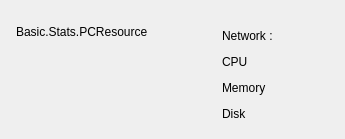
       <widget class="QWidget" name="widget_PCResource" native="true">
        <property name="sizePolicy">
         <sizepolicy hsizetype="Preferred" vsizetype="Preferred">
          <horstretch>0</horstretch>
          <verstretch>0</verstretch>
         </sizepolicy>
        </property>
        <property name="minimumSize">
         <size>
          <width>0</width>
          <height>0</height>
         </size>
        </property>
        <property name="maximumSize">
         <size>
          <width>16777215</width>
          <height>16777215</height>
         </size>
        </property>
        <layout class="QFormLayout" name="formLayout">
         <property name="fieldGrowthPolicy">
          <enum>QFormLayout::AllNonFixedFieldsGrow</enum>
         </property>
         <property name="horizontalSpacing">
          <number>0</number>
         </property>
         <property name="verticalSpacing">
          <number>0</number>
         </property>
         <property name="leftMargin">
          <number>16</number>
         </property>
         <property name="topMargin">
          <number>23</number>
         </property>
         <property name="rightMargin">
          <number>16</number>
         </property>
         <property name="bottomMargin">
          <number>12</number>
         </property>
         <item row="0" column="0">
          <widget class="QLabel" name="label_PCResource">
           <property name="sizePolicy">
            <sizepolicy hsizetype="Fixed" vsizetype="Fixed">
             <horstretch>0</horstretch>
             <verstretch>0</verstretch>
            </sizepolicy>
           </property>
           <property name="minimumSize">
            <size>
             <width>184</width>
             <height>18</height>
            </size>
           </property>
           <property name="maximumSize">
            <size>
             <width>184</width>
             <height>18</height>
            </size>
           </property>
           <property name="text">
            <string>Basic.Stats.PCResource</string>
           </property>
          </widget>
         </item>
         <item row="0" column="1">
          <layout class="QHBoxLayout" name="horizontalLayout_Network">
           <property name="spacing">
            <number>6</number>
           </property>
           <property name="topMargin">
            <number>4</number>
           </property>
           <property name="rightMargin">
            <number>0</number>
           </property>
           <property name="bottomMargin">
            <number>4</number>
           </property>
           <item alignment="Qt::AlignHCenter|Qt::AlignVCenter">
            <widget class="QWidget" name="widget_NetworkState" native="true">
             <property name="sizePolicy">
              <sizepolicy hsizetype="Fixed" vsizetype="Fixed">
               <horstretch>0</horstretch>
               <verstretch>0</verstretch>
              </sizepolicy>
             </property>
             <property name="minimumSize">
              <size>
               <width>16</width>
               <height>16</height>
              </size>
             </property>
             <property name="maximumSize">
              <size>
               <width>16</width>
               <height>16</height>
              </size>
             </property>
             <layout class="QHBoxLayout" name="horizontalLayout_2">
              <property name="spacing">
               <number>0</number>
              </property>
              <property name="leftMargin">
               <number>0</number>
              </property>
              <property name="topMargin">
               <number>0</number>
              </property>
              <property name="rightMargin">
               <number>0</number>
              </property>
              <property name="bottomMargin">
               <number>0</number>
              </property>
              <item alignment="Qt::AlignHCenter|Qt::AlignVCenter">
               <widget class="QLabel" name="label_NetworkState">
                <property name="sizePolicy">
                 <sizepolicy hsizetype="Fixed" vsizetype="Fixed">
                  <horstretch>0</horstretch>
                  <verstretch>0</verstretch>
                 </sizepolicy>
                </property>
                <property name="minimumSize">
                 <size>
                  <width>6</width>
                  <height>6</height>
                 </size>
                </property>
                <property name="maximumSize">
                 <size>
                  <width>6</width>
                  <height>6</height>
                 </size>
                </property>
                <property name="text">
                 <string/>
                </property>
               </widget>
              </item>
             </layout>
            </widget>
           </item>
           <item>
            <widget class="QLabel" name="label_Network">
             <property name="sizePolicy">
              <sizepolicy hsizetype="Preferred" vsizetype="Preferred">
               <horstretch>0</horstretch>
               <verstretch>0</verstretch>
              </sizepolicy>
             </property>
             <property name="minimumSize">
              <size>
               <width>0</width>
               <height>18</height>
              </size>
             </property>
             <property name="maximumSize">
              <size>
               <width>16777215</width>
               <height>16777215</height>
              </size>
             </property>
             <property name="text">
              <string>Network : </string>
             </property>
            </widget>
           </item>
           <item>
            <widget class="QLabel" name="label_NetworkValue">
             <property name="sizePolicy">
              <sizepolicy hsizetype="Preferred" vsizetype="Fixed">
               <horstretch>0</horstretch>
               <verstretch>0</verstretch>
              </sizepolicy>
             </property>
             <property name="minimumSize">
              <size>
               <width>0</width>
               <height>17</height>
              </size>
             </property>
             <property name="maximumSize">
              <size>
               <width>16777215</width>
               <height>17</height>
              </size>
             </property>
             <property name="text">
              <string/>
             </property>
            </widget>
           </item>
           <item>
            <spacer name="horizontalSpacer_2">
             <property name="orientation">
              <enum>Qt::Horizontal</enum>
             </property>
             <property name="sizeHint" stdset="0">
              <size>
               <width>40</width>
               <height>1</height>
              </size>
             </property>
            </spacer>
           </item>
          </layout>
         </item>
         <item row="1" column="1">
          <layout class="QHBoxLayout" name="horizontalLayout_CPU">
           <property name="spacing">
            <number>6</number>
           </property>
           <property name="topMargin">
            <number>4</number>
           </property>
           <property name="rightMargin">
            <number>0</number>
           </property>
           <property name="bottomMargin">
            <number>4</number>
           </property>
           <item alignment="Qt::AlignHCenter|Qt::AlignVCenter">
            <widget class="QWidget" name="widget_CPUState" native="true">
             <property name="sizePolicy">
              <sizepolicy hsizetype="Fixed" vsizetype="Fixed">
               <horstretch>0</horstretch>
               <verstretch>0</verstretch>
              </sizepolicy>
             </property>
             <property name="minimumSize">
              <size>
               <width>16</width>
               <height>16</height>
              </size>
             </property>
             <property name="maximumSize">
              <size>
               <width>16</width>
               <height>16</height>
              </size>
             </property>
             <layout class="QHBoxLayout" name="horizontalLayout_15">
              <property name="spacing">
               <number>0</number>
              </property>
              <property name="leftMargin">
               <number>0</number>
              </property>
              <property name="topMargin">
               <number>0</number>
              </property>
              <property name="rightMargin">
               <number>0</number>
              </property>
              <property name="bottomMargin">
               <number>0</number>
              </property>
              <item>
               <widget class="QLabel" name="label_CPUState">
                <property name="sizePolicy">
                 <sizepolicy hsizetype="Fixed" vsizetype="Fixed">
                  <horstretch>0</horstretch>
                  <verstretch>0</verstretch>
                 </sizepolicy>
                </property>
                <property name="minimumSize">
                 <size>
                  <width>6</width>
                  <height>6</height>
                 </size>
                </property>
                <property name="maximumSize">
                 <size>
                  <width>6</width>
                  <height>6</height>
                 </size>
                </property>
                <property name="text">
                 <string/>
                </property>
               </widget>
              </item>
             </layout>
            </widget>
           </item>
           <item>
            <widget class="QLabel" name="label_CPU">
             <property name="sizePolicy">
              <sizepolicy hsizetype="Preferred" vsizetype="Preferred">
               <horstretch>0</horstretch>
               <verstretch>0</verstretch>
              </sizepolicy>
             </property>
             <property name="minimumSize">
              <size>
               <width>0</width>
               <height>18</height>
              </size>
             </property>
             <property name="maximumSize">
              <size>
               <width>16777215</width>
               <height>16777215</height>
              </size>
             </property>
             <property name="text">
              <string>CPU</string>
             </property>
            </widget>
           </item>
           <item>
            <widget class="QLabel" name="label_CPUValue">
             <property name="sizePolicy">
              <sizepolicy hsizetype="Preferred" vsizetype="Fixed">
               <horstretch>0</horstretch>
               <verstretch>0</verstretch>
              </sizepolicy>
             </property>
             <property name="minimumSize">
              <size>
               <width>0</width>
               <height>17</height>
              </size>
             </property>
             <property name="maximumSize">
              <size>
               <width>16777215</width>
               <height>17</height>
              </size>
             </property>
             <property name="text">
              <string/>
             </property>
            </widget>
           </item>
           <item>
            <spacer name="horizontalSpacer_3">
             <property name="orientation">
              <enum>Qt::Horizontal</enum>
             </property>
             <property name="sizeHint" stdset="0">
              <size>
               <width>40</width>
               <height>1</height>
              </size>
             </property>
            </spacer>
           </item>
          </layout>
         </item>
         <item row="3" column="1">
          <layout class="QHBoxLayout" name="horizontalLayout_Disk">
           <property name="spacing">
            <number>6</number>
           </property>
           <property name="topMargin">
            <number>4</number>
           </property>
           <property name="rightMargin">
            <number>0</number>
           </property>
           <property name="bottomMargin">
            <number>4</number>
           </property>
           <item alignment="Qt::AlignHCenter|Qt::AlignVCenter">
            <widget class="QWidget" name="widget_DiskState" native="true">
             <property name="sizePolicy">
              <sizepolicy hsizetype="Fixed" vsizetype="Fixed">
               <horstretch>0</horstretch>
               <verstretch>0</verstretch>
              </sizepolicy>
             </property>
             <property name="minimumSize">
              <size>
               <width>16</width>
               <height>16</height>
              </size>
             </property>
             <property name="maximumSize">
              <size>
               <width>16</width>
               <height>16</height>
              </size>
             </property>
             <layout class="QHBoxLayout" name="horizontalLayout_13">
              <property name="spacing">
               <number>0</number>
              </property>
              <property name="leftMargin">
               <number>0</number>
              </property>
              <property name="topMargin">
               <number>0</number>
              </property>
              <property name="rightMargin">
               <number>0</number>
              </property>
              <property name="bottomMargin">
               <number>0</number>
              </property>
              <item>
               <widget class="QLabel" name="label_DiskState">
                <property name="sizePolicy">
                 <sizepolicy hsizetype="Fixed" vsizetype="Fixed">
                  <horstretch>0</horstretch>
                  <verstretch>0</verstretch>
                 </sizepolicy>
                </property>
                <property name="minimumSize">
                 <size>
                  <width>6</width>
                  <height>6</height>
                 </size>
                </property>
                <property name="maximumSize">
                 <size>
                  <width>6</width>
                  <height>6</height>
                 </size>
                </property>
                <property name="text">
                 <string/>
                </property>
               </widget>
              </item>
             </layout>
            </widget>
           </item>
           <item>
            <widget class="QLabel" name="label_Disk">
             <property name="sizePolicy">
              <sizepolicy hsizetype="Preferred" vsizetype="Preferred">
               <horstretch>0</horstretch>
               <verstretch>0</verstretch>
              </sizepolicy>
             </property>
             <property name="minimumSize">
              <size>
               <width>0</width>
               <height>18</height>
              </size>
             </property>
             <property name="maximumSize">
              <size>
               <width>16777215</width>
               <height>16777215</height>
              </size>
             </property>
             <property name="text">
              <string>Disk</string>
             </property>
            </widget>
           </item>
           <item>
            <widget class="QLabel" name="label_DiskVaue">
             <property name="sizePolicy">
              <sizepolicy hsizetype="Preferred" vsizetype="Fixed">
               <horstretch>0</horstretch>
               <verstretch>0</verstretch>
              </sizepolicy>
             </property>
             <property name="minimumSize">
              <size>
               <width>0</width>
               <height>17</height>
              </size>
             </property>
             <property name="maximumSize">
              <size>
               <width>16777215</width>
               <height>17</height>
              </size>
             </property>
             <property name="text">
              <string/>
             </property>
            </widget>
           </item>
           <item>
            <spacer name="horizontalSpacer_5">
             <property name="orientation">
              <enum>Qt::Horizontal</enum>
             </property>
             <property name="sizeHint" stdset="0">
              <size>
               <width>40</width>
               <height>1</height>
              </size>
             </property>
            </spacer>
           </item>
          </layout>
         </item>
         <item row="2" column="1">
          <layout class="QHBoxLayout" name="horizontalLayout_Memory">
           <property name="spacing">
            <number>6</number>
           </property>
           <property name="topMargin">
            <number>4</number>
           </property>
           <property name="rightMargin">
            <number>0</number>
           </property>
           <property name="bottomMargin">
            <number>4</number>
           </property>
           <item alignment="Qt::AlignHCenter|Qt::AlignVCenter">
            <widget class="QWidget" name="widget_MemoryState" native="true">
             <property name="sizePolicy">
              <sizepolicy hsizetype="Fixed" vsizetype="Fixed">
               <horstretch>0</horstretch>
               <verstretch>0</verstretch>
              </sizepolicy>
             </property>
             <property name="minimumSize">
              <size>
               <width>16</width>
               <height>16</height>
              </size>
             </property>
             <property name="maximumSize">
              <size>
               <width>16</width>
               <height>16</height>
              </size>
             </property>
             <layout class="QHBoxLayout" name="horizontalLayout_14">
              <property name="spacing">
               <number>0</number>
              </property>
              <property name="leftMargin">
               <number>0</number>
              </property>
              <property name="topMargin">
               <number>0</number>
              </property>
              <property name="rightMargin">
               <number>0</number>
              </property>
              <property name="bottomMargin">
               <number>0</number>
              </property>
              <item>
               <widget class="QLabel" name="label_MemoryState">
                <property name="sizePolicy">
                 <sizepolicy hsizetype="Fixed" vsizetype="Fixed">
                  <horstretch>0</horstretch>
                  <verstretch>0</verstretch>
                 </sizepolicy>
                </property>
                <property name="minimumSize">
                 <size>
                  <width>6</width>
                  <height>6</height>
                 </size>
                </property>
                <property name="maximumSize">
                 <size>
                  <width>6</width>
                  <height>6</height>
                 </size>
                </property>
                <property name="text">
                 <string/>
                </property>
               </widget>
              </item>
             </layout>
            </widget>
           </item>
           <item>
            <widget class="QLabel" name="label_Memory">
             <property name="sizePolicy">
              <sizepolicy hsizetype="Preferred" vsizetype="Preferred">
               <horstretch>0</horstretch>
               <verstretch>0</verstretch>
              </sizepolicy>
             </property>
             <property name="minimumSize">
              <size>
               <width>0</width>
               <height>18</height>
              </size>
             </property>
             <property name="maximumSize">
              <size>
               <width>16777215</width>
               <height>16777215</height>
              </size>
             </property>
             <property name="text">
              <string>Memory</string>
             </property>
            </widget>
           </item>
           <item>
            <widget class="QLabel" name="label_MemoryValue">
             <property name="sizePolicy">
              <sizepolicy hsizetype="Preferred" vsizetype="Fixed">
               <horstretch>0</horstretch>
               <verstretch>0</verstretch>
              </sizepolicy>
             </property>
             <property name="minimumSize">
              <size>
               <width>0</width>
               <height>17</height>
              </size>
             </property>
             <property name="maximumSize">
              <size>
               <width>16777215</width>
               <height>17</height>
              </size>
             </property>
             <property name="text">
              <string/>
             </property>
            </widget>
           </item>
           <item>
            <spacer name="horizontalSpacer_4">
             <property name="orientation">
              <enum>Qt::Horizontal</enum>
             </property>
             <property name="sizeHint" stdset="0">
              <size>
               <width>40</width>
               <height>1</height>
              </size>
             </property>
            </spacer>
           </item>
          </layout>
         </item>
        </layout>
       </widget>
